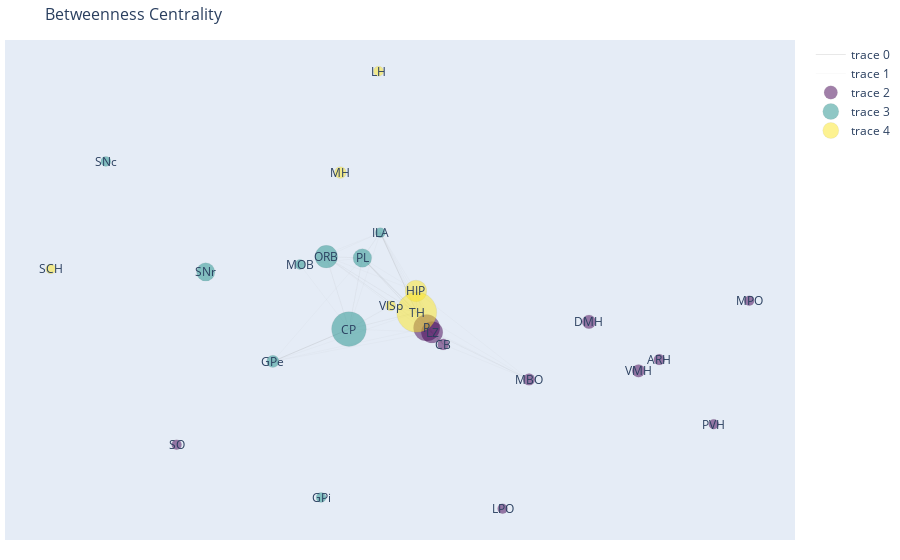

This figure's notebook cell:
### Code cell
rois = ['ACA','ATN','ILM','LAT','MED','MTN','VENT','CP','AI','AHN','SSp','AUDp','MOp']
rois = ['ACA','ATN','ILM','CP']
rois=[]

cen = "Betweenness"

fig = go.Figure(data=[edge_trace1,edge_trace2],
             layout=go.Layout(
                title=f'{cen} Centrality',
                titlefont_size=16,
                showlegend=True,
                hovermode='closest',
                margin=dict(b=20,l=5,r=5,t=40),
                xaxis=dict(showgrid=False, zeroline=False, showticklabels=False),
                yaxis=dict(showgrid=False, zeroline=False, showticklabels=False))
                )

for l in range(max(labels)+1):
        #if (l!=0):
        #    continue
        trace_node_x = numpy.array(node_x)[labels==l]
        trace_node_y = numpy.array(node_y)[labels==l]
        trace_text = [node_text[i] for i in range(len(node_x)) if labels[i]==l]
        trace_size = [node_size[i] for i in range(len(node_x)) if labels[i]==l]
        #trace_color = [colors_hex[i] for i in range(len(node_x)) if labels[i]==l]
        
        trace_color = colors_hex[l]
        fig.add_trace(go.Scatter(
            y=trace_node_y,
            x=trace_node_x,
            mode='markers',
            marker_color=trace_color,
            marker_size=trace_size,
            marker_opacity=0.5,
            text=trace_text,
            hoverinfo="text",
            marker_line_color='black',
            marker_line_width=0.1
        ))
        

for i,roi in enumerate(regions):
    roi_idx = node_input.index(roi)
    coord_x = node_x[roi_idx]
    coord_y = node_y[roi_idx]
    fig.add_annotation(x=coord_x, y=coord_y,
                        text=roi,
                        showarrow=False)


plotly.io.write_html(fig, file=f'figures/{cen}-louvain.html')
plotly.io.write_image(fig, file=f'figures/{cen}-louvain.png')
plotly.io.write_image(fig, file=f'figures/{cen}-louvain.svg')

fig.show()

### Figure 1 — Plotly figure (JSON) as saved in the notebook; plotly's stock layout.template omitted (floating-point values rounded to 4 significant figures; data arrays with more than 128 entries replaced by an {"elided": "..."} marker saying what was removed)
{"data": [{"hoverinfo": "none", "line": {"color": "#888", "width": 0.2}, "mode": "lines", "type": "scatter", "x": [0.09995, 0.05887, null, -0.134, -0.3228, null, 0.03424, -0.05621, null, 0.03424, -0.1007, null], "y": [-0.1244, -0.05592, null, -0.06115, -0.1943, null, 0.007826, 0.3357, null, 0.007826, 0.2314, null]}, {"hoverinfo": "none", "line": {"color": "#888", "width": 0.05}, "mode": "lines", "type": "scatter", "x": {"elided": "180 float values"}, "y": {"elided": "180 float values"}}, {"hoverinfo": "text", "marker": {"color": "#440154", "line": {"color": "black", "width": 0.1}, "opacity": 0.5, "size": [11.01, 11.26, 13.78, 10, 21.6, 11.76, 10, 26.39, 10, 10, 12.77]}, "mode": "markers", "text": ["1: Arcuate hypothalamic nucleus:</br></br> [[1. 0. 0.]]", "1: Cerebellum:</br></br> [[0.70835376 0.14433865 0.14730759]]", "1: Dorsomedial nucleus of the hypothalamus:</br></br> [[1. 0. 0.]]", "1: Lateral preoptic area:</br></br> [[0. 0. 0.]]", "1: Hypothalamic lateral zone:</br></br> [[0.6627809  0.18635771 0.15086139]]", "1: Mammillary body:</br></br> [[0.98080083 0.         0.01919917]]", "1: Medial preoptic area:</br></br> [[0. 0. 0.]]", "1: Pons:</br></br> [[0.60262824 0.23796445 0.15940731]]", "1: Paraventricular hypothalamic nucleus:</br></br> [[0. 0. 0.]]", "1: Supraoptic nucleus:</br></br> [[0. 0. 0.]]", "1: Ventromedial hypothalamic nucleus:</br></br> [[0.99519676 0.         0.00480324]]"], "type": "scatter", "x": [0.6361, 0.09995, 0.4616, 0.2472, 0.07226, 0.3129, 0.8593, 0.05887, 0.7712, -0.5615, 0.5846], "y": [-0.1867, -0.1244, -0.03107, -0.8006, -0.07425, -0.2686, 0.05514, -0.05592, -0.4526, -0.5373, -0.2331]}, {"hoverinfo": "text", "marker": {"color": "#21918c", "line": {"color": "black", "width": 0.1}, "opacity": 0.5, "size": [34.71, 12.27, 10, 10, 10, 22.61, 18.57, 10, 18.32]}, "mode": "markers", "text": ["2: Caudoputamen:</br></br> [[0.28589078 0.64513837 0.06897085]]", "2: Globus pallidus, external segment:</br></br> [[0. 1. 0.]]", "2: Globus pallidus, internal segment:</br></br> [[0. 0. 0.]]", "2: Infralimbic area:</br></br> [[0. 1. 0.]]", "2: Main olfactory bulb:</br></br> [[0. 1. 0.]]", "2: Orbital area:</br></br> [[0.         0.94082925 0.05917075]]", "2: Prelimbic area:</br></br> [[0. 1. 0.]]", "2: Substantia nigra, compact part:</br></br> [[0. 0. 0.]]", "2: Substantia nigra, reticular part:</br></br> [[0.01986372 0.98013628 0.        ]]"], "type": "scatter", "x": [-0.134, -0.3228, -0.2031, -0.05621, -0.2556, -0.1902, -0.1007, -0.7372, -0.4894], "y": [-0.06115, -0.1943, -0.7543, 0.3357, 0.2046, 0.237, 0.2314, 0.629, 0.1741]}, {"hoverinfo": "text", "marker": {"color": "#fde725", "line": {"color": "black", "width": 0.1}, "opacity": 0.5, "size": [21.6, 10, 11.76, 10, 40, 10]}, "mode": "markers", "text": ["3: Hippocampal region:</br></br> [[0.4660793  0.14269019 0.39123052]]", "3: Lateral habenula:</br></br> [[0. 0. 0.]]", "3: Medial habenula:</br></br> [[0. 0. 1.]]", "3: Suprachiasmatic nucleus:</br></br> [[0. 0. 0.]]", "3: Thalamus:</br></br> [[0.43250178 0.36991517 0.19758305]]", "3: Primary visual area:</br></br> [[0.         0.22978794 0.77021206]]"], "type": "scatter", "x": [0.03238, -0.06049, -0.1552, -0.8739, 0.03424, -0.03059], "y": [0.09577, 1, 0.5832, 0.1862, 0.007826, 0.03447]}], "layout": {"annotations": [{"showarrow": false, "text": "ARH", "x": 0.6361, "y": -0.1867}, {"showarrow": false, "text": "CB", "x": 0.09995, "y": -0.1244}, {"showarrow": false, "text": "CP", "x": -0.134, "y": -0.06115}, {"showarrow": false, "text": "DMH", "x": 0.4616, "y": -0.03107}, {"showarrow": false, "text": "GPe", "x": -0.3228, "y": -0.1943}, {"showarrow": false, "text": "GPi", "x": -0.2031, "y": -0.7543}, {"showarrow": false, "text": "HIP", "x": 0.03238, "y": 0.09577}, {"showarrow": false, "text": "ILA", "x": -0.05621, "y": 0.3357}, {"showarrow": false, "text": "LH", "x": -0.06049, "y": 1}, {"showarrow": false, "text": "LPO", "x": 0.2472, "y": -0.8006}, {"showarrow": false, "text": "LZ", "x": 0.07226, "y": -0.07425}, {"showarrow": false, "text": "MBO", "x": 0.3129, "y": -0.2686}, {"showarrow": false, "text": "MH", "x": -0.1552, "y": 0.5832}, {"showarrow": false, "text": "MOB", "x": -0.2556, "y": 0.2046}, {"showarrow": false, "text": "MPO", "x": 0.8593, "y": 0.05514}, {"showarrow": false, "text": "ORB", "x": -0.1902, "y": 0.237}, {"showarrow": false, "text": "P", "x": 0.05887, "y": -0.05592}, {"showarrow": false, "text": "PL", "x": -0.1007, "y": 0.2314}, {"showarrow": false, "text": "PVH", "x": 0.7712, "y": -0.4526}, {"showarrow": false, "text": "SCH", "x": -0.8739, "y": 0.1862}, {"showarrow": false, "text": "SNc", "x": -0.7372, "y": 0.629}, {"showarrow": false, "text": "SNr", "x": -0.4894, "y": 0.1741}, {"showarrow": false, "text": "SO", "x": -0.5615, "y": -0.5373}, {"showarrow": false, "text": "TH", "x": 0.03424, "y": 0.007826}, {"showarrow": false, "text": "VISp", "x": -0.03059, "y": 0.03447}, {"showarrow": false, "text": "VMH", "x": 0.5846, "y": -0.2331}], "hovermode": "closest", "margin": {"b": 20, "l": 5, "r": 5, "t": 40}, "showlegend": true, "title": {"font": {"size": 16}, "text": "Betweenness Centrality"}, "xaxis": {"showgrid": false, "showticklabels": false, "zeroline": false}, "yaxis": {"showgrid": false, "showticklabels": false, "zeroline": false}}}
